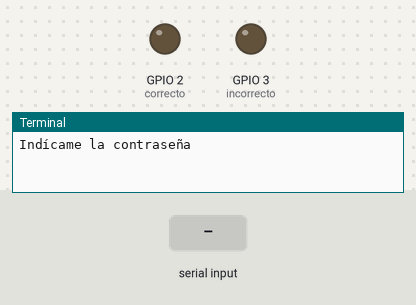
The program below on a simulated Raspberry Pi (BCM pin numbers). Parts: output pins drawn as LEDs (lit = HIGH), the last lines printed to the terminal. Inputs (shaded band) come from the test bench. At 1.3 s the program stops and its outputs stay as they are.

Above: at 1.2 s.
1.3 s: "1" typed at the terminal, then Enter
At 1.9 s:
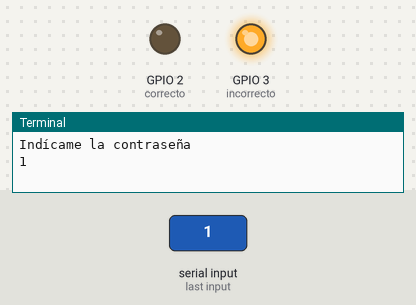
Timing chart, 0 to 2.8 s (numbered marks = the images above; inputs shaded):
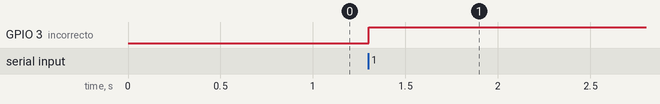

The program:

Ejercicio4.py
```python
''' 4. Pedir al usuario una contraseña alfanumérica, si es igual a la almacenada, encender un LED, si
no, encender el otro.  '''

import RPi.GPIO as GPIO
import time

correcto=2
incorrecto=3
passworduno="Frutita1234"
passworddos=input("Indícame la contraseña")

GPIO.setmode(GPIO.BCM)
GPIO.setup(correcto,GPIO.OUT)
GPIO.setup(incorrecto,GPIO.OUT)

if passworduno==passworddos:
    GPIO.output(correcto,True)
    GPIO.output(incorrecto,False)
else:
    GPIO.output(correcto,False)
    GPIO.output(incorrecto,True)
```

Measured:
- after the input at 1.3 s, GPIO 3 (incorrecto): LOW → HIGH at once
